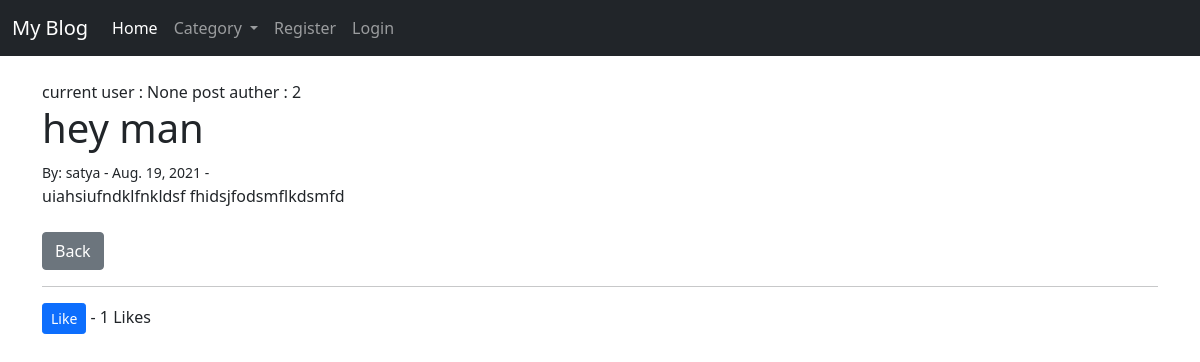
Page /article/6 on the committed database.
### myblog/models.py (models this page shows, shortened)
class Post(models.Model):
    title = models.CharField(max_length= 225)
    auther = models.ForeignKey(User,on_delete=models.CASCADE)
    body=  models.TextField()
    post_date = models.DateField(auto_now_add = True)
    category =  models.CharField(max_length= 225,default= 'coding')
    likes = models.ManyToManyField(User,related_name = 'blog_posts')
    def total_likes(self):
        return self.likes.count()

### myblog/views.py (the view)
# urls.py: path('article/<int:pk>',ArticleDetailView.as_view(), name = "article-detail"),
class ArticleDetailView(DetailView):
     model = Post
     template_name = 'article_details.html'
     def get_context_data(self, *args, **kwargs):
        cat_menu = Category.objects.all()
        context = super(ArticleDetailView,self).get_context_data()
        stuff = get_object_or_404(Post,id = self.kwargs['pk'])
        total_likes = stuff.total_likes()
        context['cat_menu'] = cat_menu
        context['total_likes'] = total_likes
        return context

### myblog/models.py (called while the page is built)
    def __str__ (self):
        return self.name

### myblog/templates/article_details.html (shortened to what this page needs)
{% extends 'base.html' %}
{% block content %}
current user : {{ user.id }}
post auther : {{ post.auther.id }}
<h1> {{ post.title}} </h1>
<small>
    By: {{ post.auther}} - {{post.post_date}} -
</small> <br>
{{post.body | safe }}
<br> <br>
<a href="{% url 'home' %}" class="btn btn-secondary"> Back</a>
<hr>
<form action="{% url 'like_post' post.pk %}" method="POST">
   <button type="submit", name="post_id", value="{{ post.id }}", class="btn btn-primary btn-sm">Like</button> - {{total_likes}} Likes
</form>
{% endblock %}

### rows in the picture
Post: auther.id "2", title "hey man", auther "satya", post_date "Aug. 19, 2021", body "uiahsiufndklfnkldsf fhidsjfodsmflkdsmfd"

### other values in the picture
{{ user.id }} "None"
{{ total_likes }} "1"
